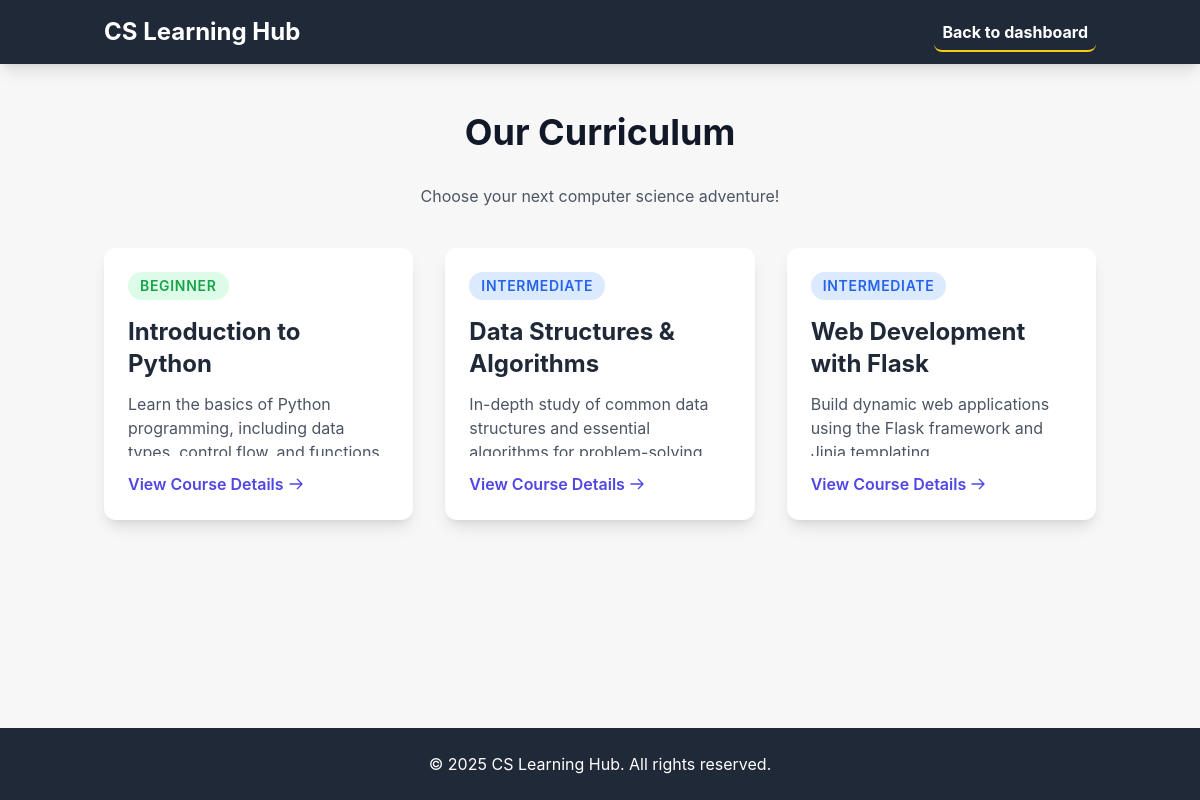
Screenshot of /courses with the database file from the repository.
### app/models.py (models this page shows, shortened)
class Course(db.Model):
    __table_args__ = {'extend_existing': True}
    id = db.Column(db.Integer, primary_key=True)
    title = db.Column(db.String(150), nullable=False)
    description = db.Column(db.Text, nullable=False)
    level = db.Column(db.String(50), nullable=False)
    videos = db.relationship('Video', backref='course', lazy=True, cascade="all, delete-orphan")
    quizzes = db.relationship('Quiz', backref='course', lazy=True, cascade="all, delete-orphan")

### app/routes.py (the view)
@main.route('/courses')
def courses():
    all_courses = Course.query.all()
    return render_template('courses.html', courses=all_courses)

### templates/courses.html (shortened to what this page needs)
<!DOCTYPE html>
<html lang="en">
<head>
    <script src="https://cdn.tailwindcss.com"></script>
</head>
<body class="min-h-screen flex flex-col">
    <header class="bg-gray-800 text-white shadow-lg">
        <nav class="container mx-auto px-4 py-4 flex justify-between items-center">
            <h1 class="text-2xl font-bold"><a href="{{ url_for('main.home') }}" class="hover:text-yellow-400">CS Learning Hub</a></h1>
            <div class="space-x-4">
              <a href="{{ url_for('main.dashboard') }}" class="hover:text-yellow-400 p-2 rounded-lg transition duration-150 font-bold border-b-2 border-yellow-400">Back to dashboard</a>
            </div>
        </nav>
    </header>
    <main class="flex-grow container mx-auto px-4 py-12">
        <h2 class="text-4xl font-bold text-gray-900 mb-8 text-center">Our Curriculum</h2>
        <p class="text-center text-gray-600 mb-10">Choose your next computer science adventure!</p>
        <div class="grid md:grid-cols-2 lg:grid-cols-3 gap-8">
            {% for course in courses %}
            <div class="bg-white rounded-xl shadow-lg overflow-hidden hover:shadow-2xl transition duration-300 transform hover:-translate-y-1">
                <div class="p-6">
                    <span class="text-sm font-semibold uppercase tracking-wider
                        {% if course.level == 'Beginner' %} text-green-600 bg-green-100
                        {% elif course.level == 'Intermediate' %} text-blue-600 bg-blue-100
                        {% else %} text-yellow-600 bg-yellow-100 {% endif %}
                        px-3 py-1 rounded-full mb-2 inline-block">
                        {{ course.level }}
                    </span>
                    <h3 class="text-2xl font-bold text-gray-800 mt-2 mb-3">{{ course.title }}</h3>
                    <p class="text-gray-600 mb-4 h-16 overflow-hidden">{{ course.description }}</p>
                    <a href="{{ url_for('main.course_detail', course_id=course.id) }}" class="text-indigo-600 hover:text-indigo-800 font-semibold flex items-center">
                        View Course Details
                        <svg xmlns="http://www.w3.org/2000/svg" class="h-4 w-4 ml-1" fill="none" viewBox="0 0 24 24" stroke="currentColor" stroke-width="2">
                          <path stroke-linecap="round" stroke-linejoin="round" d="M14 5l7 7m0 0l-7 7m7-7H3" />
                        </svg>
                    </a>
                </div>
            </div>
            {% endfor %}
        </div>
    </main>
    <footer class="bg-gray-800 text-white mt-8">
        <div class="container mx-auto px-4 py-6 text-center">
            <p>&copy; 2025 CS Learning Hub. All rights reserved.</p>
        </div>
    </footer>
</body>
</html>

### templates/courses.html (style rules this page uses)
body { font-family: 'Inter', sans-serif; background-color: #f7f7f7; }

### rows the page displays
Course: level "BEGINNER", title "Introduction to Python", description "Learn the basics of Python programming, including data…"
Course: level "INTERMEDIATE", title "Data Structures & Algorithms", description "In-depth study of common data structures and essential…"
Course: level "INTERMEDIATE", title "Web Development with Flask", description "Build dynamic web applications using the Flask framework and…"
